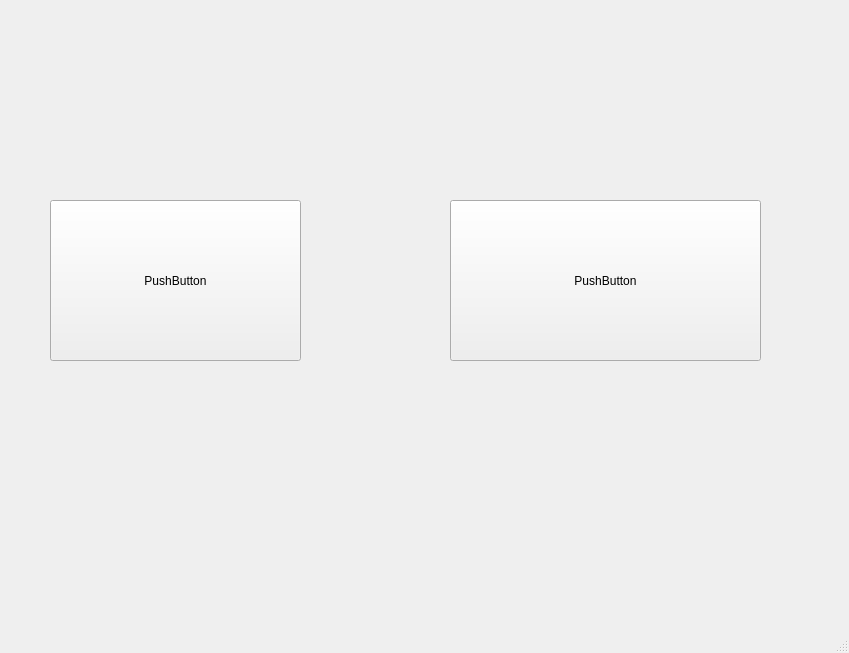
<?xml version="1.0" encoding="UTF-8"?>
<ui version="4.0">
 <class>MainWindow</class>
 <widget class="QMainWindow" name="MainWindow">
  <property name="geometry">
   <rect>
    <x>0</x>
    <y>0</y>
    <width>849</width>
    <height>653</height>
   </rect>
  </property>
  <property name="windowTitle">
   <string>MainWindow</string>
  </property>
  <widget class="QWidget" name="centralwidget">
   <widget class="QPushButton" name="pushButton">
    <property name="geometry">
     <rect>
      <x>50</x>
      <y>200</y>
      <width>251</width>
      <height>161</height>
     </rect>
    </property>
    <property name="text">
     <string>PushButton</string>
    </property>
   </widget>
   <widget class="QPushButton" name="pushButton_2">
    <property name="geometry">
     <rect>
      <x>450</x>
      <y>200</y>
      <width>311</width>
      <height>161</height>
     </rect>
    </property>
    <property name="text">
     <string>PushButton</string>
    </property>
   </widget>
  </widget>
  <widget class="QMenuBar" name="menubar">
   <property name="geometry">
    <rect>
     <x>0</x>
     <y>0</y>
     <width>849</width>
     <height>23</height>
    </rect>
   </property>
  </widget>
  <widget class="QStatusBar" name="statusbar"/>
 </widget>
 <resources/>
 <connections/>
</ui>
